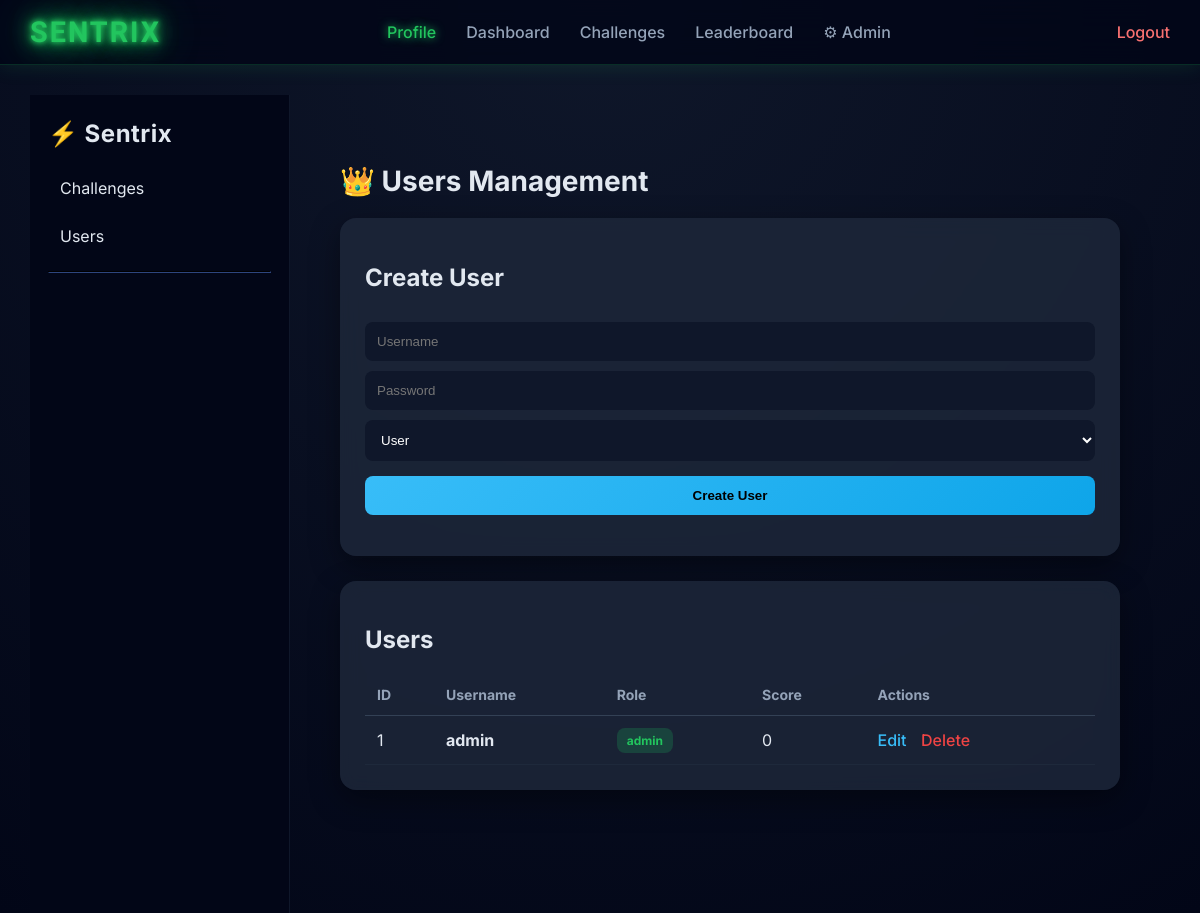
Page /public/admin/users.php (signed in) on the committed database.
### tables this page shows
CREATE TABLE `users` (
  `id` int(11) NOT NULL,
  `username` varchar(50) DEFAULT NULL,
  `password` varchar(255) DEFAULT NULL,
  `score` int(11) DEFAULT 0,
  `created_at` timestamp NOT NULL DEFAULT current_timestamp(),
  `role` varchar(20) DEFAULT 'user'
);

### public/admin/users.php (the view, shortened to what this page needs)
<?php
$db = new Database();
$conn = $db->connect();
$conn->setAttribute(PDO::ATTR_ERRMODE, PDO::ERRMODE_EXCEPTION);
$action = $_GET['action'] ?? 'list';
$id = filter_input(INPUT_GET, 'id', FILTER_VALIDATE_INT);
$stmt = $conn->query("SELECT id, username, role, score FROM users ORDER BY id DESC");
$users = $stmt->fetchAll(PDO::FETCH_ASSOC);
$editUser = null;
?>
<link rel="stylesheet" href="/Sentrix/css/admin_users.css">
<?php require_once __DIR__ . '/../../views/header.php';?>
<div class="admin-wrapper">
    <?php require_once __DIR__ . '/../../views/admin_sidebar.php'; ?>
  <div class="content">
<div class="admin-container">
<h1>👑 Users Management</h1>
<div class="card">
<h2><?= $action === 'edit' ? 'Edit User' : 'Create User' ?></h2>
<form method="POST" action="?action=<?= $action === 'edit' ? 'edit&id=' . $id : 'create' ?>">
<?php if ($action !== 'edit'): ?>
    <input name="username" placeholder="Username" required>
    <input name="password" type="password" placeholder="Password" required>
<?php else: ?>
    <p>User: <b><?= htmlspecialchars($editUser['username']) ?></b></p>
<?php endif; ?>
<select name="role">
    <option value="user" <?= isset($editUser) && $editUser['role'] === 'user' ? 'selected' : '' ?>>User</option>
</select>
<button>
<?= $action === 'edit' ? 'Update User' : 'Create User' ?>
</button>
</form>
</div>
<div class="card">
<h2>Users</h2>
<div class="table-wrapper">
<table>
<tr>
<th>ID</th>
<th>Username</th>
<th>Role</th>
<th>Score</th>
<th>Actions</th>
</tr>
<?php foreach ($users as $u): ?>
<tr>
<td><?= $u['id'] ?></td>
<td><b><?= htmlspecialchars($u['username']) ?></b></td>
<td>
    <span class="badge <?= $u['role'] === 'admin' ? 'admin-badge' : 'user-badge' ?>">
        <?= $u['role'] ?>
    </span>
</td>
<td><?= $u['score'] ?></td>
<td class="actions">
    <a class="edit" href="?action=edit&id=<?= $u['id'] ?>">Edit</a>
    <a class="delete" href="?action=delete&id=<?= $u['id'] ?>" onclick="return confirm('Delete user?')">Delete</a>
</td>
</tr>
<?php endforeach; ?>
</table>
</div>
</div>
</div>

### css/admin_users.css (style rules this page uses)
:root { --bg: #0f172a; --card: #1e293b; --accent: #38bdf8; --accent2: #22c55e; --danger: #ef4444; --text: #e2e8f0; }
body { background: var(--bg); color: var(--text); font-family: 'Segoe UI', sans-serif; }
.admin-container { max-width: 1200px; margin: auto; padding: 20px; }
.admin-wrapper { display: grid; grid-template-columns: 260px 1fr; min-height: calc(100vh - 60px); }
h1 { font-size: 28px; margin-bottom: 20px; }
.card { background: rgba(30,41,59,0.8); backdrop-filter: blur(10px); border-radius: 16px; padding: 25px; margin-bottom: 25px; box-shadow: 0 10px 30px rgba(0,0,0,0.4); }
input, select { width: 100%; padding: 12px; margin-top: 10px; border-radius: 8px; border: none; background: #0f172a; color: white; outline: none; }
button { margin-top: 15px; background: linear-gradient(135deg, var(--accent), #0ea5e9); border: none; padding: 12px; width: 100%; border-radius: 8px; font-weight: bold; cursor: pointer; transition: 0.2s; }
.table-wrapper { overflow-x: auto; }
table { width: 100%; border-collapse: collapse; }
th { text-align: left; padding: 12px; font-size: 14px; color: #94a3b8; border-bottom: 1px solid #334155; }
td { padding: 14px 12px; border-bottom: 1px solid #1e293b; }
.actions a { margin-right: 10px; text-decoration: none; font-weight: 500; }
.edit { color: var(--accent); }
.delete { color: var(--danger); }
.badge { padding: 5px 10px; border-radius: 6px; font-size: 12px; }
.admin-badge { background: rgba(34,197,94,0.2); color: var(--accent2); }

### css/style.css (style rules this page uses)
body { margin: 0; font-family: 'Inter', sans-serif; background: radial-gradient(circle at top, #0f172a, #020617); color: #e2e8f0; overflow-x: hidden; }
.content { padding: 30px; }
.badge { padding: 5px 10px; border-radius: 8px; font-size: 0.75rem; font-weight: bold; }

### rows in the picture
users: id "1", username "admin", role "admin", score "0"
